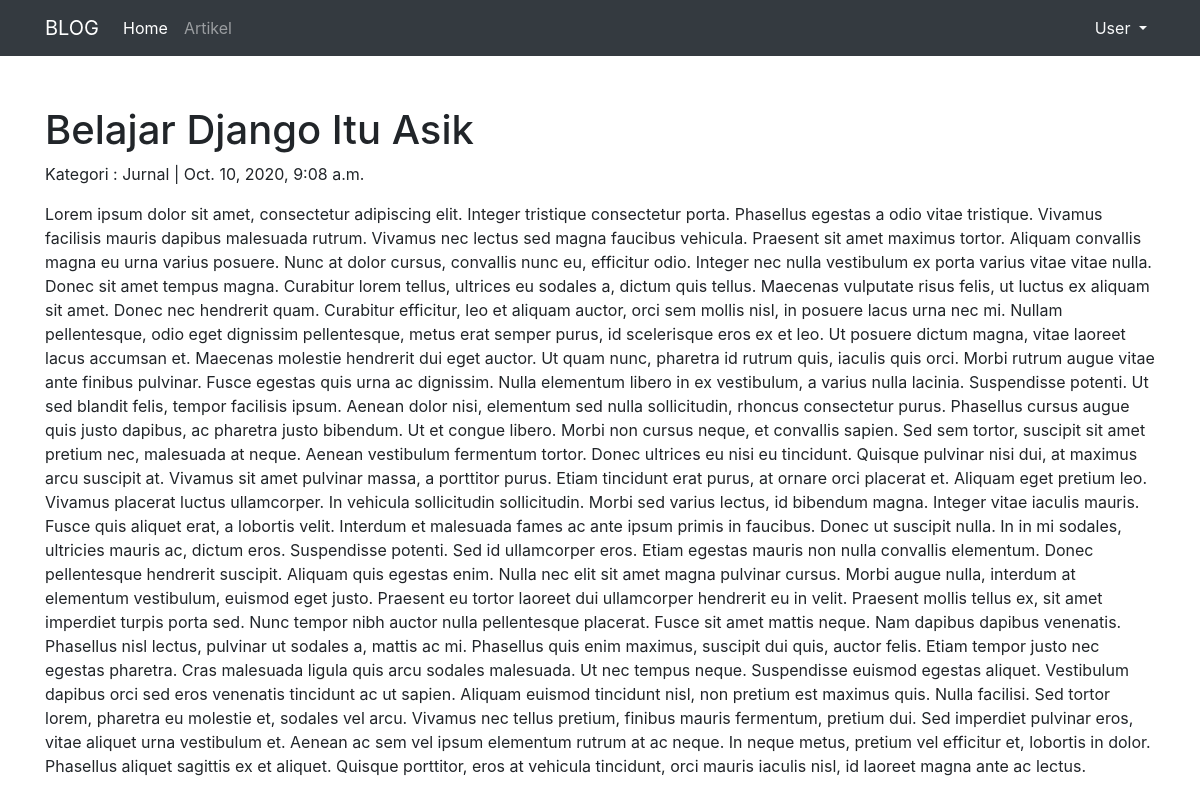
The app's page /artikel/detail/belajar-django-itu-asik/ with its own data.
### Artikel/models.py (models this page shows, shortened)
class ArtikelModel(models.Model):
    judul           = models.CharField(max_length=100)
    isi             = models.TextField()
    kategori        = models.CharField(max_length=255)
    published       = models.DateTimeField(auto_now_add=True)
    updated         = models.DateTimeField(auto_now=True)
    slug            = models.SlugField(blank=True , editable=False)

### Artikel/views.py (the view)
# urls.py: url(r'^detail/(?P<slug>[\w-]+)/$', ArtikelDetailView.as_view(), name="detail"),
class ArtikelDetailView(DetailView):
    model               = ArtikelModel
    template_name       = "artikel/artikel_detail.html"
    context_object_name = "artikel"

### templates/artikel/artikel_detail.html (shortened to what this page needs)
{% extends "base.html" %}
{% block contents %}
  <h1>{{ artikel.judul }}</h1>
  <p>Kategori : {{ artikel.kategori }} | {{ artikel.published }}</p>
  <p>{{ artikel.isi }}</p>
{% endblock contents%}

### records on screen
ArtikelModel: judul "Belajar Django Itu Asik", kategori "Jurnal", published "Oct. 10, 2020, 9:08 a.m.", isi "Lorem ipsum dolor sit amet, consectetur adipiscing elit. Integer tristique consectetur porta. Phasellus egestas a odio vitae tristique. Vivamus facilisis mauris dapibus malesuada rutrum. Vivamus nec lectus sed magna faucibus vehicula. Praesent sit amet maximus tortor. Aliquam convallis magna eu urna varius posuere. Nunc at dolor cursus, convallis nunc eu, efficitur odio. Integer nec nulla vestibulum ex porta varius vitae vitae nulla. Donec sit amet tempus magna. Curabitur lorem tellus, ultrices eu sodales a, dictum quis tellus. Maecenas vulputate risus felis, ut luctus ex aliquam sit amet. Donec nec hendrerit quam. Curabitur efficitur, leo et aliquam auctor, orci sem mollis nisl, in posuere…"
